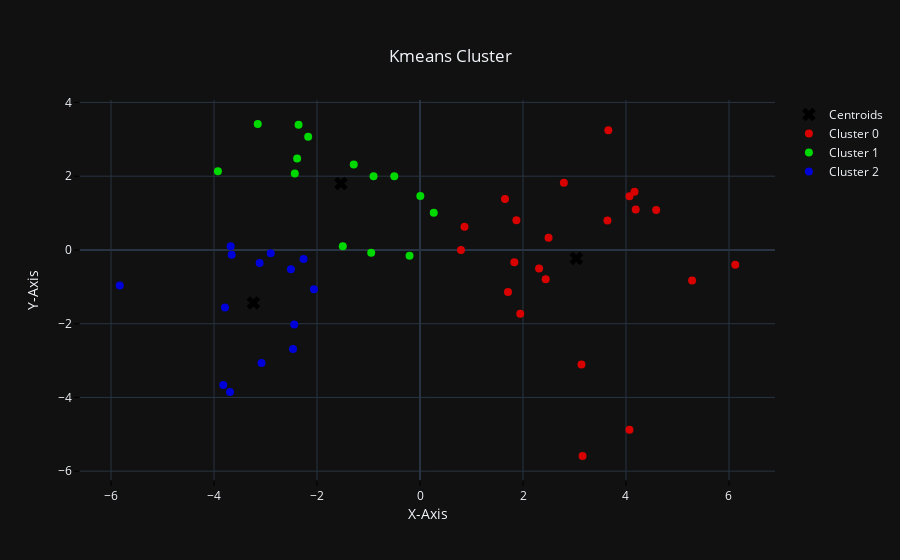

Write notebook code for a chart like this one.
### Code cell
visualizer.cluster_as_scatter()

### Figure 1 — Plotly figure (JSON) as saved in the notebook; plotly's stock layout.template omitted (floating-point values rounded to 4 significant figures)
{"data": [{"hovertemplate": "%{text} <extra></extra>", "marker": {"color": "black", "size": 12, "symbol": "x"}, "mode": "markers", "name": "Centroids", "text": ["Center of Cluster 0", "Center of Cluster 1", "Center of Cluster 2"], "x": [3.036, -1.535, -3.235], "y": [-0.2309, 1.801, -1.438], "type": "scatter"}, {"hovertemplate": "%{text} <extra></extra>", "marker": {"color": "rgb(216.75, 0.0, 0.0)", "size": 8}, "mode": "markers", "name": "Cluster 0", "text": ["Participant: 0", "Participant: 3", "Participant: 5", "Participant: 6", "Participant: 8", "Participant: 10", "Participant: 15", "Participant: 16", "Participant: 17", "Participant: 18", "Participant: 20", "Participant: 21", "Participant: 27", "Participant: 29", "Participant: 34", "Participant: 35", "Participant: 36", "Participant: 39", "Participant: 44", "Participant: 46", "Participant: 47", "Participant: 48"], "x": [4.189, 2.312, 3.156, 0.7955, 1.832, 2.794, 5.284, 3.657, 1.872, 4.586, 1.65, 3.64, 4.068, 2.441, 1.947, 3.136, 4.068, 0.8639, 2.496, 1.709, 4.165, 6.122], "y": [1.094, -0.5026, -5.588, 0.0003987, -0.335, 1.824, -0.8269, 3.245, 0.806, 1.085, 1.378, 0.8002, 1.452, -0.7928, -1.729, -3.108, -4.873, 0.6266, 0.3296, -1.14, 1.578, -0.4038], "type": "scatter"}, {"hovertemplate": "%{text} <extra></extra>", "marker": {"color": "rgb(0.0, 216.75, 0.0)", "size": 8}, "mode": "markers", "name": "Cluster 1", "text": ["Participant: 1", "Participant: 2", "Participant: 4", "Participant: 9", "Participant: 11", "Participant: 12", "Participant: 14", "Participant: 19", "Participant: 22", "Participant: 23", "Participant: 30", "Participant: 37", "Participant: 38", "Participant: 43"], "x": [-3.151, -0.9022, -2.432, 0.006101, -0.9478, -2.172, -2.358, -2.386, 0.2671, -3.925, -0.2031, -0.4998, -1.499, -1.287], "y": [3.415, 1.995, 2.075, 1.465, -0.07408, 3.067, 3.395, 2.479, 1.01, 2.131, -0.1582, 1.998, 0.1016, 2.315], "type": "scatter"}, {"hovertemplate": "%{text} <extra></extra>", "marker": {"color": "rgb(0.0, 0.0, 216.75)", "size": 8}, "mode": "markers", "name": "Cluster 2", "text": ["Participant: 7", "Participant: 13", "Participant: 24", "Participant: 25", "Participant: 26", "Participant: 28", "Participant: 31", "Participant: 32", "Participant: 33", "Participant: 40", "Participant: 41", "Participant: 42", "Participant: 45", "Participant: 49"], "x": [-3.658, -3.115, -3.788, -2.507, -5.831, -2.466, -3.822, -3.69, -2.899, -3.677, -2.262, -2.442, -2.06, -3.078], "y": [-0.1308, -0.3559, -1.564, -0.5238, -0.9653, -2.688, -3.662, -3.855, -0.09027, 0.1032, -0.2446, -2.023, -1.068, -3.065], "type": "scatter"}], "layout": {"title": {"text": "Kmeans Cluster", "xanchor": "center", "yanchor": "top", "x": 0.5}, "yaxis": {"title": {"text": "Y-Axis"}, "ticklen": 5, "tickwidth": 1, "tickcolor": "black", "ticks": "outside"}, "xaxis": {"title": {"text": "X-Axis", "standoff": 2}, "ticklen": 5, "tickwidth": 1, "tickcolor": "black", "ticks": "outside"}, "annotations": [{"align": "center", "showarrow": false, "text": "", "x": 0.5, "xref": "paper", "y": -0.2, "yref": "paper"}]}}
